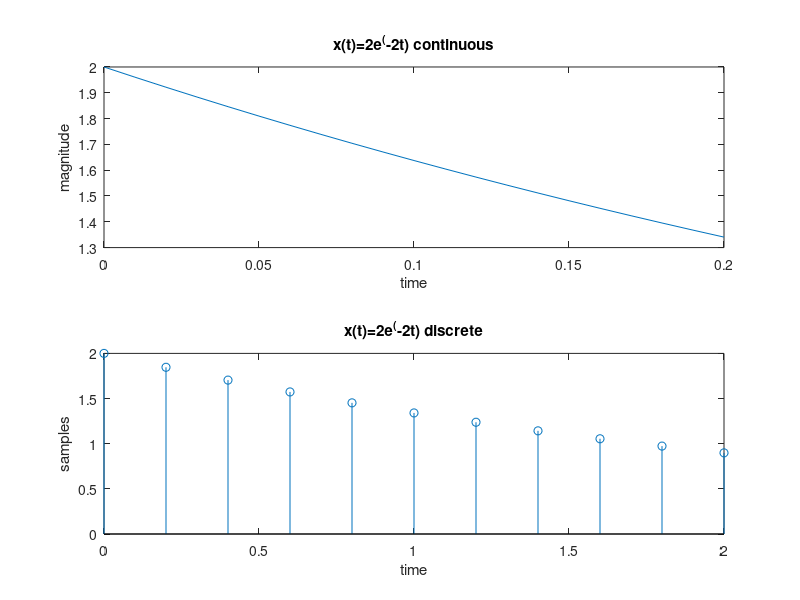
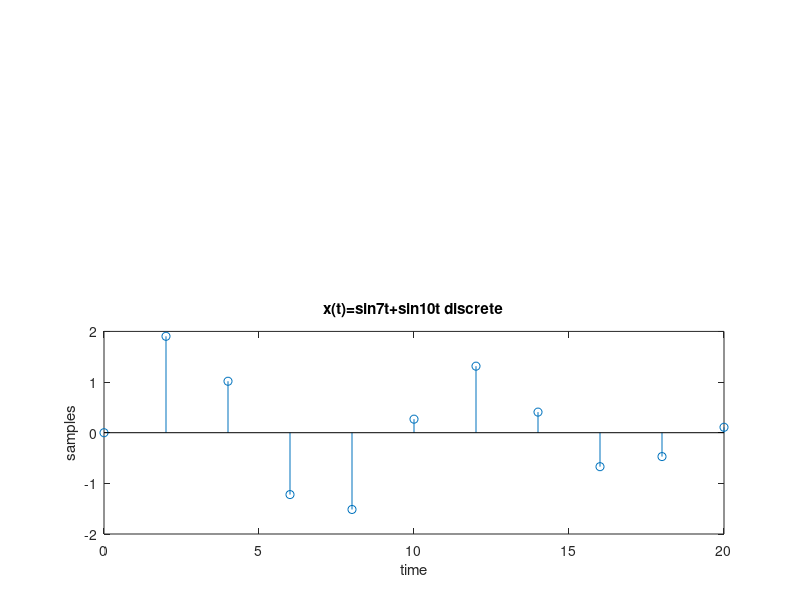

These charts were generated, in order, by the following MATLAB code:
clc;
clear all;
close all;
t=0:0.01:0.2;
y=(-2*t);
x=2*exp(y);
figure(1)
subplot(2,1,1);
plot(t,x);
xlabel('time');
ylabel('magnitude');
title('x(t)=2e^(-2t) continuous');

n=0:0.2:2;
y=(-2*0.2*n);
x=2*exp(y);
figure(1)
subplot(2,1,2);
stem(n,x);
xlabel('time');
ylabel('samples');
title('x(t)=2e^(-2t) discrete');

t=0:0.2:2;
x=sin(7*t)+sin(10*t);
subplot(2,1,1);
figure(2)
plot(t,x);
xlabel('time');
ylabel('magnitude');
title('x(t)=sin7t+sin10t continuous');

n=0:2:20;
x=sin(7*n)+sin(10*n);
subplot(2,1,2);
figure(2)
stem(n,x);
xlabel('time');
ylabel('samples');
title('x(t)=sin7t+sin10t discrete');

